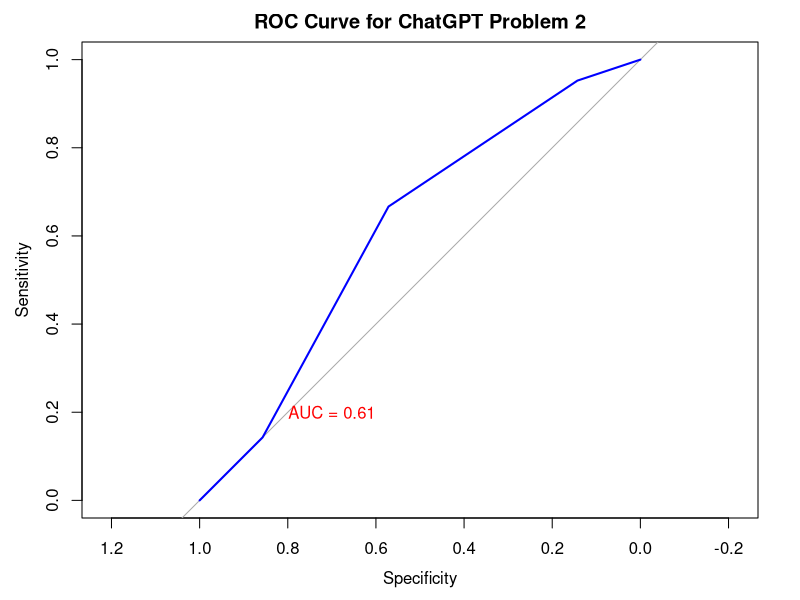
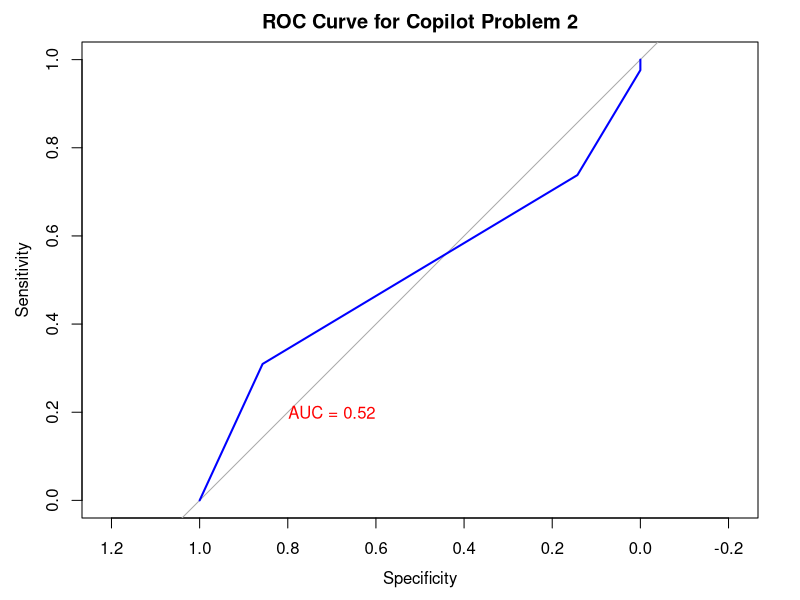
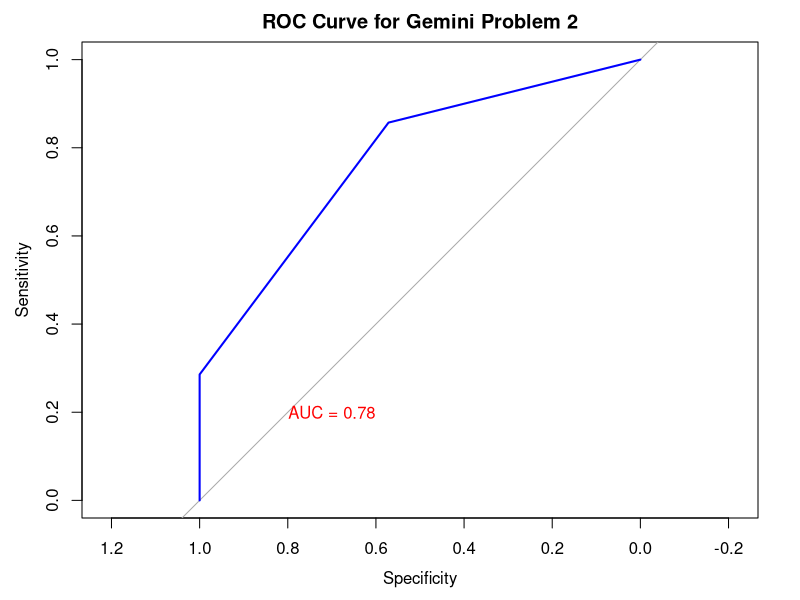
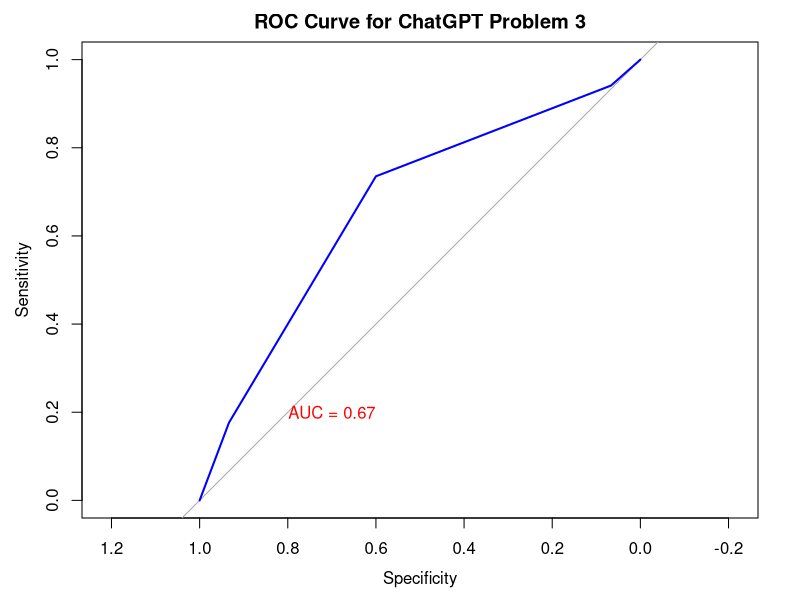
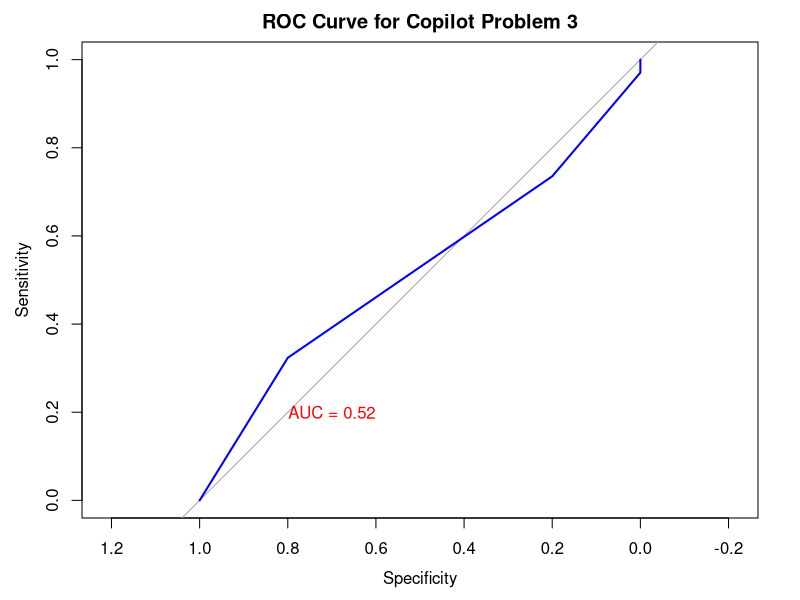
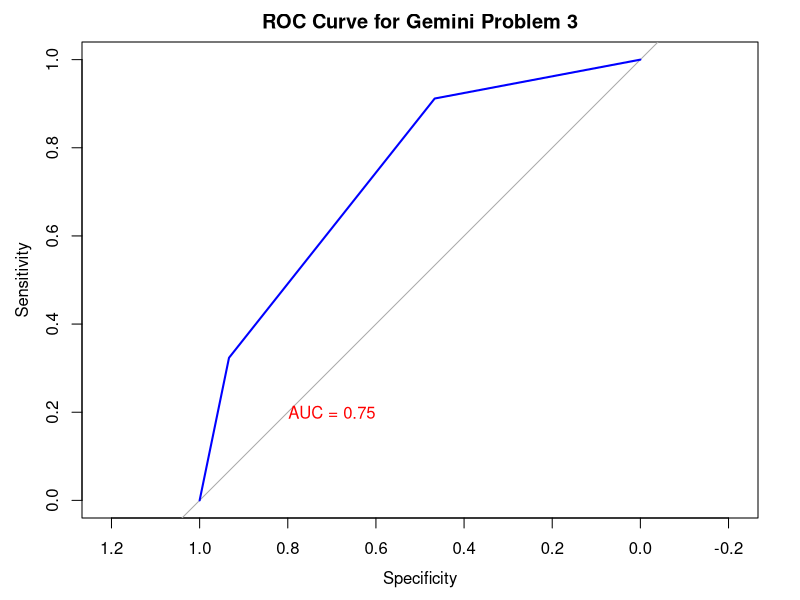
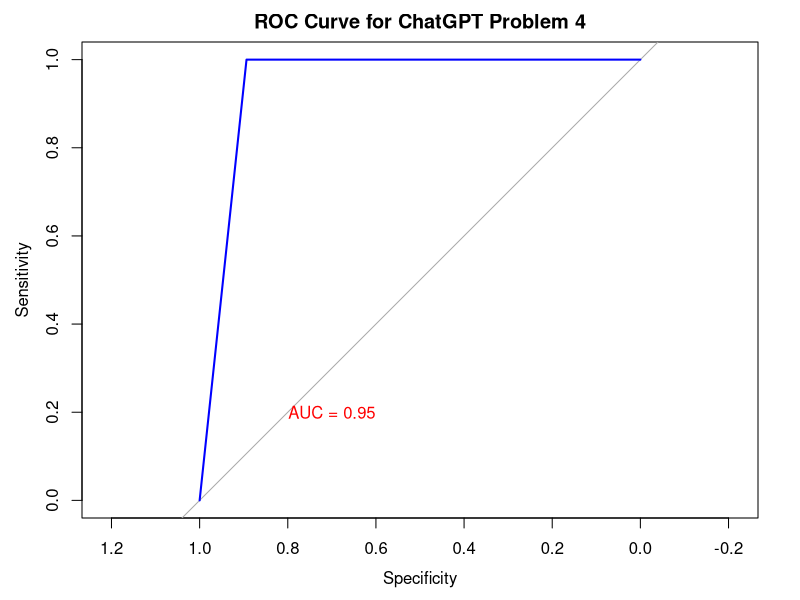
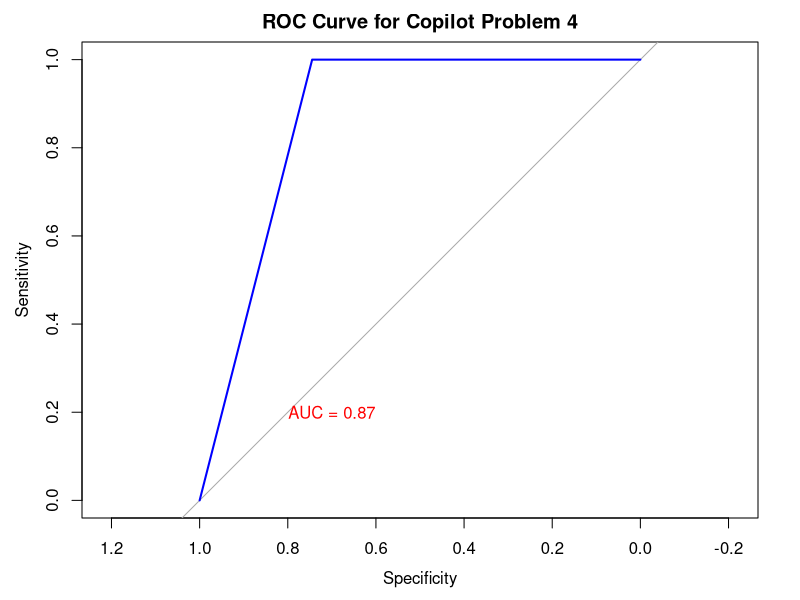

Write R code to recreate these figures, in order.
# Load necessary library
library(pROC)
library(readxl)

# Import data
Digoksin <- read_excel("Analisis Data (BackUp).xlsx",sheet="(Digoksin)Coding Interaksi Obat",range = "C1:F50")
head(Digoksin)
colnames(Digoksin) <- c("UpToDate","ChatGPT","Copilot","Gemini")

Warfarin <- read_excel("Analisis Data (BackUp).xlsx",sheet="(Warfarin)Coding Interaksi Obat",range = "C1:F164")
head(Warfarin)
colnames(Warfarin) <- c("UpToDate","ChatGPT","Copilot","Gemini")

# Function to create ROC curve for a single AI
create_roc <- function(ai_predictions, ground_truth, problem_number) {
  # Convert to binary classification
  binary_ground_truth <- ifelse(ground_truth >= problem_number, 1, 0)
  binary_predictions <- ai_predictions
  
  # Create ROC object
  roc_obj <- roc(binary_ground_truth, binary_predictions)
  
  # Plot ROC curve
  plot(roc_obj, main = paste("ROC Curve for", ai_name, "Problem", problem_number), col = "blue")
  
  # Add AUC value to plot
  auc_value <- auc(roc_obj)
  text(x = 0.7, y = 0.2, paste("AUC =", round(auc_value, 2)), col = "red")
  
  return(roc_obj)
}

# Loop through AIs and create ROC curves for each binary classification problem 
# Loop for Digoksin
for (problem_number in c(2,3,4)) { #Example: Problems 2, 3, and 4
  for (ai_name in c("ChatGPT", "Copilot", "Gemini")) {
    ai_predictions <- Digoksin[[ai_name]]
    ground_truth <- Digoksin$UpToDate
    roc_obj <- create_roc(ai_predictions, ground_truth, problem_number)
    print(paste("Digoksin ROC Curve for", ai_name, "Problem", problem_number, ":", roc_obj))
  }
}

# Loop for Warfarin
for (problem_number in c(2,3,4)) { #Example: Problems 2, 3, and 4
  for (ai_name in c("ChatGPT", "Copilot", "Gemini")) {
    ai_predictions <- Warfarin[[ai_name]]
    ground_truth <- Warfarin$UpToDate
    roc_obj <- create_roc(ai_predictions, ground_truth, problem_number)
    print(paste("Warfarin ROC Curve for", ai_name, "Problem", problem_number, ":", roc_obj))
  }
}
